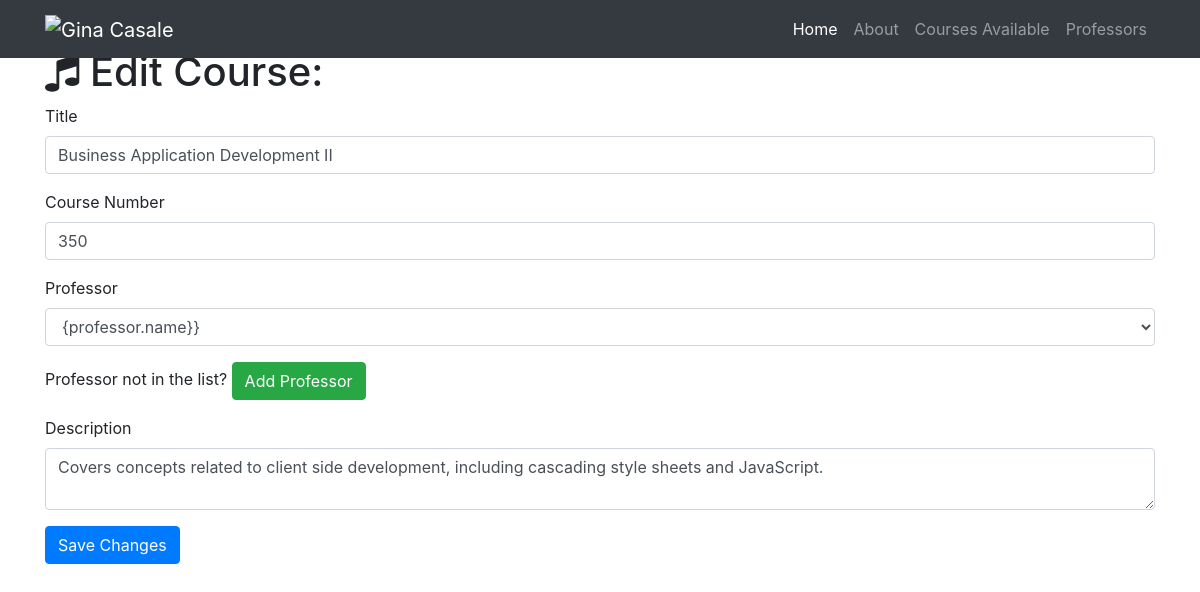
Page /course/edit/4 on the committed database.
### resume.py (models this page shows)
class Course(db.Model):
    __tablename__ = 'courses'
    id = db.Column(db.Integer, primary_key=True)
    title = db.Column(db.String(256))
    number = db.Column(db.Integer)
    description = db.Column(db.Text)
    professor_id = db.Column(db.Integer, db.ForeignKey('professors.id'))

### resume.py (the view, shortened to what this page needs)
@app.route('/course/edit/<int:id>', methods=['GET', 'POST'])
def edit_course(id):
    course = Course.query.filter_by(id=id).first()
    professors = Professor.query.all()
    if request.method == 'GET':
        return render_template('course-edit.html', course=course, professors=professors)

### templates/course-edit.html (shortened to what this page needs)
{% extends "base.html"%}
{% block page_content%}
  <div class="container">
    <h1 class="mt-5"><i class="fa fa-music" aria-hidden="true"></i> Edit Course:</h1>
    <form action="/course/edit/{{course.id}}" method="post">
      <div class="form-group">
        <label>Title</label>
        <input class="form-control" type="text" name="title" value="{{course.title}}" required="true">
      </div>
      <div class="form-group">
        <label>Course Number</label>
      <input class="form-control" type="text" name="number" value="{{course.number}}" required="true">
      </div>
      <div class="form-group">
        <label>Professor</label>
        <select class="form-control" name="professor">
          {% for professor in professors %}
            {% if professor == course.professor %}
              <option selected="selected">{professor.name}}</option>
            {% else %}
              <option>{{professor.name}}</option>
            {% endif %}
          {% endfor %}
        </select>
      </div>
      <div class="form-group">
        Professor not in the list? <a href="/artist/add" class="btn btn-success" role="button" aria-disabled="true">Add Professor</a>
      </div>
      <div class="form-group">
        <label>Description</label>
        <textarea class="form-control" name="description" required="true">{{course.description}}</textarea>
      </div>
      <button type="submit" class="btn btn-primary">Save Changes</button>
    </form>
  </div>
{% endblock%}

### rows in the picture
Course: title "Business Application Development II", number "350", description "Covers concepts related to client side development, including cascading style sheets and JavaScript."
